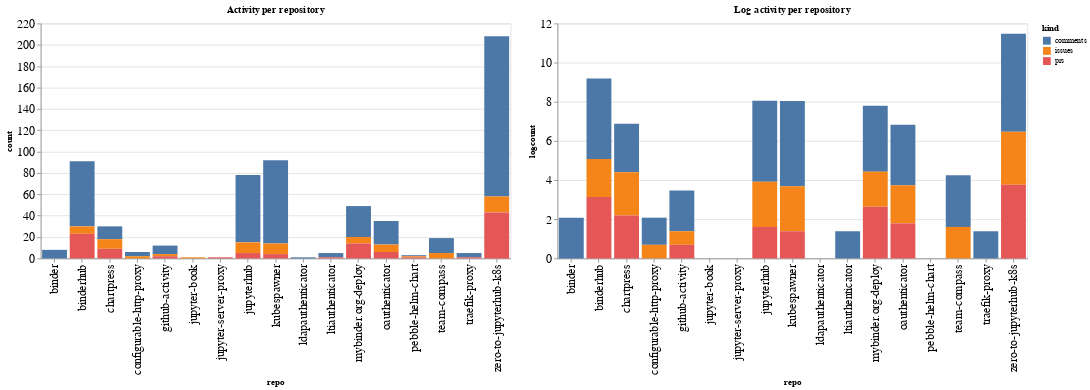

Here is the notebook cell this chart was saved with:
### Code cell
ch1 = alt.Chart(repo_summaries, width=600, title="Activity per repository").mark_bar().encode(
    x='repo',
    y='count',
    color='kind',
    tooltip="kind"
)

ch2 = alt.Chart(repo_summaries, width=600, title="Log activity per repository").mark_bar().encode(
    x='repo',
    y='logcount',
    color='kind',
    tooltip="kind"
)

ch1 | ch2

### Figure 1 — Vega-Lite specification as saved in the notebook (floating-point values rounded to 4 significant figures)
{"config": {"axisLeft": {"labelFontSize": 15}, "axisBottom": {"labelFontSize": 15}}, "hconcat": [{"mark": "bar", "encoding": {"color": {"type": "nominal", "field": "kind"}, "tooltip": {"type": "nominal", "field": "kind"}, "x": {"type": "nominal", "field": "repo"}, "y": {"type": "quantitative", "field": "count"}}, "title": "Activity per repository", "width": 600}, {"mark": "bar", "encoding": {"color": {"type": "nominal", "field": "kind"}, "tooltip": {"type": "nominal", "field": "kind"}, "x": {"type": "nominal", "field": "repo"}, "y": {"type": "quantitative", "field": "logcount"}}, "title": "Log activity per repository", "width": 600}], "data": {"name": "data-25a5066f64fb50ebe150d2226da7ccd8"}, "$schema": "https://vega.github.io/schema/vega-lite/v4.8.1.json", "datasets": {"data-25a5066f64fb50ebe150d2226da7ccd8": [{"repo": "binder", "kind": "comments", "count": 8, "logcount": 2.079}, {"repo": "binderhub", "kind": "comments", "count": 61, "logcount": 4.111}, {"repo": "binderhub", "kind": "issues", "count": 7, "logcount": 1.946}, {"repo": "binderhub", "kind": "prs", "count": 23, "logcount": 3.135}, {"repo": "chartpress", "kind": "comments", "count": 12, "logcount": 2.485}, {"repo": "chartpress", "kind": "issues", "count": 9, "logcount": 2.197}, {"repo": "chartpress", "kind": "prs", "count": 9, "logcount": 2.197}, {"repo": "configurable-http-proxy", "kind": "comments", "count": 4, "logcount": 1.386}, {"repo": "configurable-http-proxy", "kind": "issues", "count": 2, "logcount": 0.6931}, {"repo": "github-activity", "kind": "comments", "count": 8, "logcount": 2.079}, {"repo": "github-activity", "kind": "issues", "count": 2, "logcount": 0.6931}, {"repo": "github-activity", "kind": "prs", "count": 2, "logcount": 0.6931}, {"repo": "jupyter-book", "kind": "issues", "count": 1, "logcount": 0.0}, {"repo": "jupyter-server-proxy", "kind": "prs", "count": 1, "logcount": 0.0}, {"repo": "jupyterhub", "kind": "comments", "count": 63, "logcount": 4.143}, {"repo": "jupyterhub", "kind": "issues", "count": 10, "logcount": 2.303}, {"repo": "jupyterhub", "kind": "prs", "count": 5, "logcount": 1.609}, {"repo": "kubespawner", "kind": "comments", "count": 78, "logcount": 4.357}, {"repo": "kubespawner", "kind": "issues", "count": 10, "logcount": 2.303}, {"repo": "kubespawner", "kind": "prs", "count": 4, "logcount": 1.386}, {"repo": "ldapauthenticator", "kind": "comments", "count": 1, "logcount": 0.0}, {"repo": "ltiauthenticator", "kind": "comments", "count": 4, "logcount": 1.386}, {"repo": "ltiauthenticator", "kind": "prs", "count": 1, "logcount": 0.0}, {"repo": "mybinder.org-deploy", "kind": "comments", "count": 29, "logcount": 3.367}, {"repo": "mybinder.org-deploy", "kind": "issues", "count": 6, "logcount": 1.792}, {"repo": "mybinder.org-deploy", "kind": "prs", "count": 14, "logcount": 2.639}, {"repo": "oauthenticator", "kind": "comments", "count": 22, "logcount": 3.091}, {"repo": "oauthenticator", "kind": "issues", "count": 7, "logcount": 1.946}, {"repo": "oauthenticator", "kind": "prs", "count": 6, "logcount": 1.792}, {"repo": "pebble-helm-chart", "kind": "comments", "count": 1, "logcount": 0.0}, {"repo": "pebble-helm-chart", "kind": "issues", "count": 1, "logcount": 0.0}, {"repo": "pebble-helm-chart", "kind": "prs", "count": 1, "logcount": 0.0}, {"repo": "team-compass", "kind": "comments", "count": 14, "logcount": 2.639}, {"repo": "team-compass", "kind": "issues", "count": 5, "logcount": 1.609}, {"repo": "traefik-proxy", "kind": "comments", "count": 4, "logcount": 1.386}, {"repo": "traefik-proxy", "kind": "prs", "count": 1, "logcount": 0.0}, {"repo": "zero-to-jupyterhub-k8s", "kind": "comments", "count": 150, "logcount": 5.011}, {"repo": "zero-to-jupyterhub-k8s", "kind": "issues", "count": 15, "logcount": 2.708}, {"repo": "zero-to-jupyterhub-k8s", "kind": "prs", "count": 43, "logcount": 3.761}]}}
